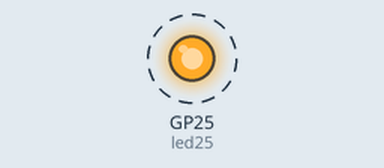
Simulated run of this program. Board: Raspberry Pi Pico running MicroPython. On the bench: output pins drawn as LEDs (lit = HIGH). Dashed ring = blinking.

Above: at 0.5 s.
Timing chart, 0 to 4.6 s (numbered marks = the images above):
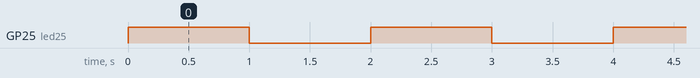

The program:

lesson_0112_02.py
```python
import machine
import time
from machine import Pin
led25 = Pin("LED", Pin.OUT)
i = 0;
while True:
    #i += 1
    #print(machine.freq() , "delay" , i)
    led25.value(1)
    time.sleep(1)
    led25.value(0)
    time.sleep(1)
```

Measured:
- by itself, GP25 (led25): alternates HIGH for 1.0 s and LOW for 1.0 s
